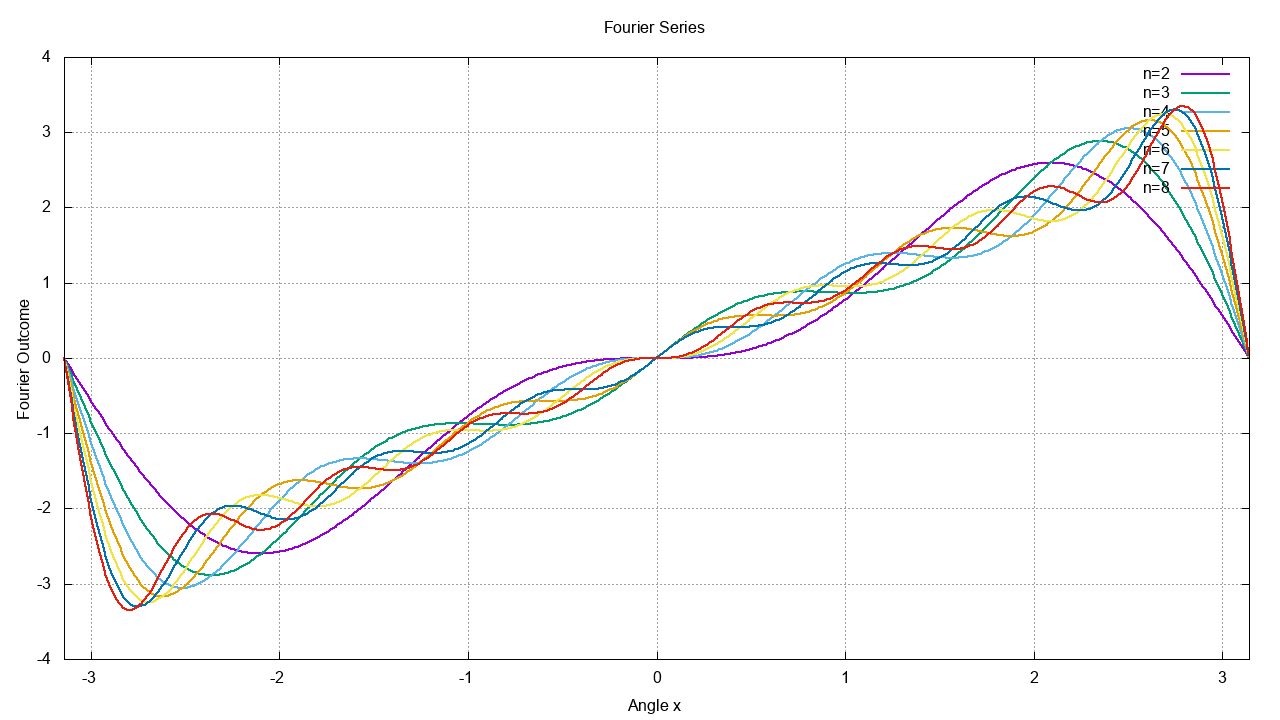

Recreate this plot in gnuplot.
set xlabel "Angle x"
set ylabel "Fourier Outcome"
set grid
set title "Fourier Series"

set xrange [-3.1416:3.1416]

set terminal png size 1280,720
set output "Function18.png"
plot "Function18.dat" u 1:(column("n=2")) w l lw 2, "" u 1:(column("n=3")) w l lw 2, "" u 1:(column("n=4")) w l lw 2, "" u 1:(column("n=5")) w l lw 2, "" u 1:(column("n=6")) w l lw 2, "" u 1:(column("n=7")) w l lw 2, "" u 1:(column("n=8")) w l lw 2

set terminal wxt background '#00222222'
plot "Function18.dat" u 1:(column("n=2")) w l lw 2, "" u 1:(column("n=3")) w l lw 2, "" u 1:(column("n=4")) w l lw 2, "" u 1:(column("n=5")) w l lw 2, "" u 1:(column("n=6")) w l lw 2, "" u 1:(column("n=7")) w l lw 2, "" u 1:(column("n=8")) w l lw 2
